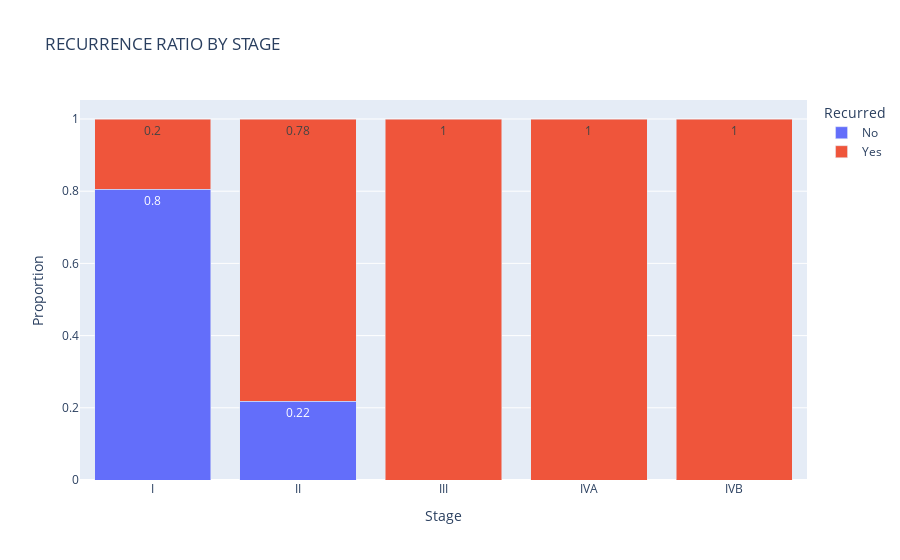

This figure's notebook cell:
### Code cell
# RECURRENCE vs STAGE
stage_order = ['I', 'II', 'III', 'IVA', 'IVB']
df['Stage'] = pd.Categorical(df['Stage'], categories=stage_order, ordered=True)

prop_df = df.groupby('Stage')['Recurred'].value_counts(normalize=True).rename('Proportion').reset_index()

fig = px.bar(prop_df,
             x='Stage',
             y='Proportion',
             color='Recurred',
             barmode='stack',
             text=prop_df['Proportion'].round(2),
             title='RECURRENCE RATIO BY STAGE')
fig.update_traces(textposition='inside')
fig.show()


fig = px.histogram(df,
                   x='Stage',
                   color='Recurred',
                   barmode='group',
                   text_auto=True,
                   title='RECURRENCE COUNT BY STAGE')
fig.show()

### Figure 1 — Plotly figure (JSON) as saved in the notebook; plotly's stock layout.template omitted (floating-point values rounded to 4 significant figures)
{"data": [{"alignmentgroup": "True", "hovertemplate": "Recurred=No<br>Stage=%{x}<br>Proportion=%{y}<br>text=%{text}<extra></extra>", "legendgroup": "No", "marker": {"color": "#636efa", "pattern": {"shape": ""}}, "name": "No", "offsetgroup": "No", "orientation": "v", "showlegend": true, "text": [0.8, 0.22, 0, 0, 0], "textposition": "inside", "type": "bar", "x": ["I", "II", "III", "IVA", "IVB"], "xaxis": "x", "y": [0.8048, 0.2188, 0, 0, 0], "yaxis": "y"}, {"alignmentgroup": "True", "hovertemplate": "Recurred=Yes<br>Stage=%{x}<br>Proportion=%{y}<br>text=%{text}<extra></extra>", "legendgroup": "Yes", "marker": {"color": "#EF553B", "pattern": {"shape": ""}}, "name": "Yes", "offsetgroup": "Yes", "orientation": "v", "showlegend": true, "text": [0.2, 0.78, 1, 1, 1], "textposition": "inside", "type": "bar", "x": ["I", "II", "III", "IVA", "IVB"], "xaxis": "x", "y": [0.1952, 0.7812, 1, 1, 1], "yaxis": "y"}], "layout": {"barmode": "stack", "legend": {"title": {"text": "Recurred"}, "tracegroupgap": 0}, "title": {"text": "RECURRENCE RATIO BY STAGE"}, "xaxis": {"anchor": "y", "domain": [0, 1], "title": {"text": "Stage"}}, "yaxis": {"anchor": "x", "domain": [0, 1], "title": {"text": "Proportion"}}}}
